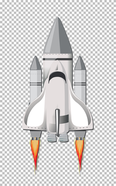
#> input picture Chapter 12/rocket.bmp, 116 x 186 px
$ python transfer.py
#> lines starting #> are read from the running program, lines starting #| are printed output that depends on the picture
from PIL import Image

size_fraction = 2

img = Image.open("rocket.bmp")
#> img is the input picture: PIL image 116x186 RGB; mean R, G, B 213.5, 211.8, 211.1
new_size = (img.width // size_fraction, img.height // size_fraction)
#> new_size = (58, 93)
img = img.resize(new_size, Image.LANCZOS)
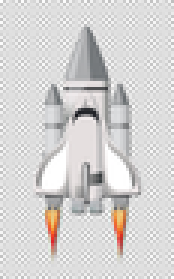
#> img: PIL image 58x93 RGB (shown 3 times larger); mean R, G, B 213.5, 211.8, 211.1
img.save('rocket.bmp')
